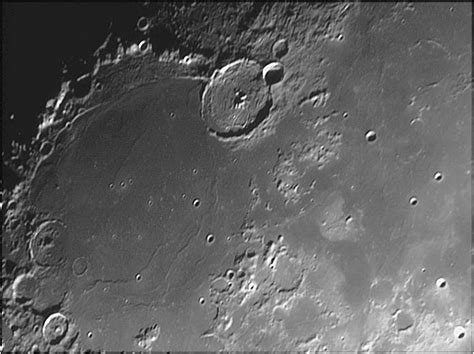
#> input picture OpenCV 104/moon5.jpg, 474 x 354 px
$ python 06-DetectingLowContrastImages.py --input .
#> lines starting #> are read from the running program, lines starting #| are printed output that depends on the picture; after the words box and inside, x2 and y2 are one past the last pixel; in counts of white or black regions, pixels touching at a corner belong together
from skimage.exposure import is_low_contrast
from imutils.paths import list_images
import argparse
import imutils
import cv2 as cv

# Construct the argument parser and parse the argument
ap = argparse.ArgumentParser()
ap.add_argument('-i', '--input', required=True, help='Path to input images directory')
ap.add_argument('-t', '--threshold', type=float, default=0.35, help='Threshold for low contrast')
args = vars(ap.parse_args())

# grab the path to the input images
imagePaths = sorted(list(list_images(args['input'])))

# loop over the image paths
for (i, path) in enumerate(imagePaths):
    # load the image, resize it and convert to grayscale
    print(f'[INFO] processing image {i+1}/{len(imagePaths)}')
    image = cv.imread(path)
#> image is the input picture: shape (354, 474, 3); min 0, max 255, mean 96.3
    image = imutils.resize(image, width=450)
#> image: shape (336, 450, 3)
    gray = cv.cvtColor(image, cv.COLOR_BGR2GRAY)

    # blur the image slightly and perform edge detection
    blur = cv.GaussianBlur(gray, (5, 5), 0)
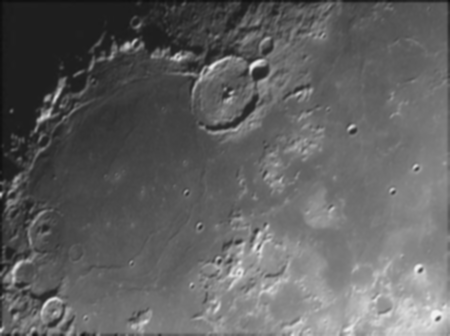
#> blur: shape (336, 450); min 11, max 243, mean 96.4
    edged = cv.Canny(blur, 30, 150)
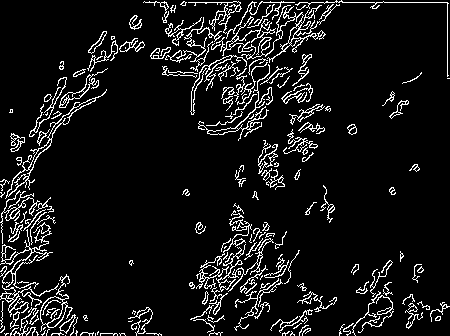
#> edged: shape (336, 450); 8.5% white in thin lines or dots

    # initialize text and color to indicate image is not Low contrast
    text = 'Low Contrast: No'
    color = (0, 255, 0)

    # Check to see if image is low contrast
    if is_low_contrast(gray, fraction_threshold=args['threshold']):
        # update text and color
        text = 'Low Contrast: Yes'
        color = (0, 0, 255)

    # if not low contrast we continue processing it
    else:
        # find the contours in edge map and find the largest one which we will assume is outline of our card
        cnts = cv.findContours(edged.copy(), cv.RETR_EXTERNAL, cv.CHAIN_APPROX_SIMPLE)
#> cnts = 174 contours, 108 with area under 20; largest, box (x1, y1, x2, y2) and area: (216, 4, 340, 63) 914, (5, 89, 107, 199) 624, (40, 274, 73, 332) 618, (0, 222, 53, 289) 286, (188, 1, 295, 39) 282
        cnts = imutils.grab_contours(cnts)
        c = max(cnts, key=cv.contourArea)
#> c = contour of 779 points, box (x1, y1, x2, y2) (216, 4, 340, 63), area 914

        # draw largest contour on image
        cv.drawContours(image, [c], -1, (0, 255, 0), 2)

    # draw text on image
    cv.putText(image, text, (5,25), cv.FONT_HERSHEY_SIMPLEX, 1, color, 2)
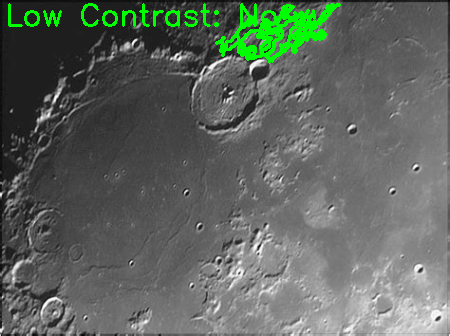
#> image: shape (336, 450, 3); mean B, G, R 94.2, 101.7, 94.2

    # Show output image and edge map
    cv.imshow('Image', image)
    cv.imshow("Edge", edged)
    cv.waitKey(0)
#> pass 2 of the loop `for (i, path) in enumerate(imagePaths):`:
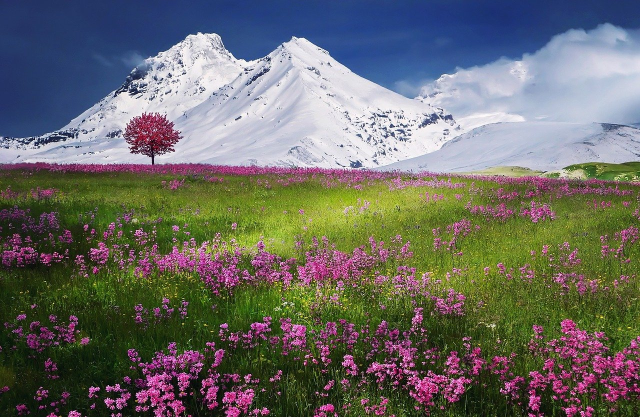
#> input picture OpenCV 104/mou.jpg, 1280 x 834 px (shown at 1/2 size)
#> image is the input picture: shape (834, 1280, 3); mean B, G, R 101.3, 106.3, 106.2
#> gray: shape (293, 450)
#> blur: shape (293, 450)
#> `edged = cv.Canny(blur, 30, 150)`:
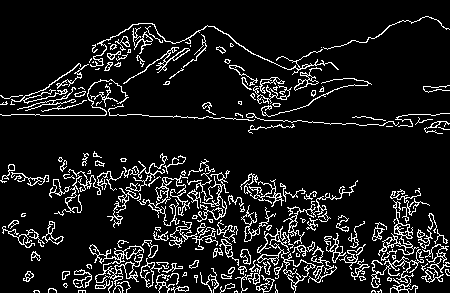
#> edged: shape (293, 450); 10.4% white in thin lines or dots
#> cnts = 188 contours, 106 with area under 20; largest, box (x1, y1, x2, y2) and area: (89, 244, 144, 293) 598, (257, 226, 316, 293) 362, (378, 200, 419, 256) 312, (188, 159, 230, 222) 228, (140, 258, 162, 288) 217
#> c = contour of 370 points, box (x1, y1, x2, y2) (89, 244, 144, 293), area 598
#> `cv.putText(image, text, (5,25), cv.FONT_HERSHEY_SIMPLEX, 1, color, 2)`:
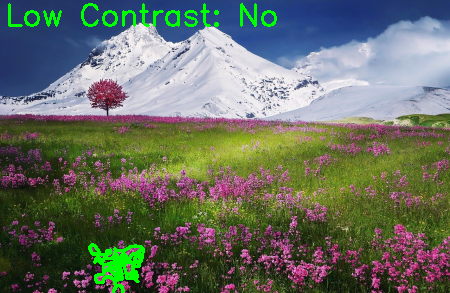
#> image: shape (293, 450, 3); mean B, G, R 98.9, 110.9, 104.6

cv.destroyAllWindows()
